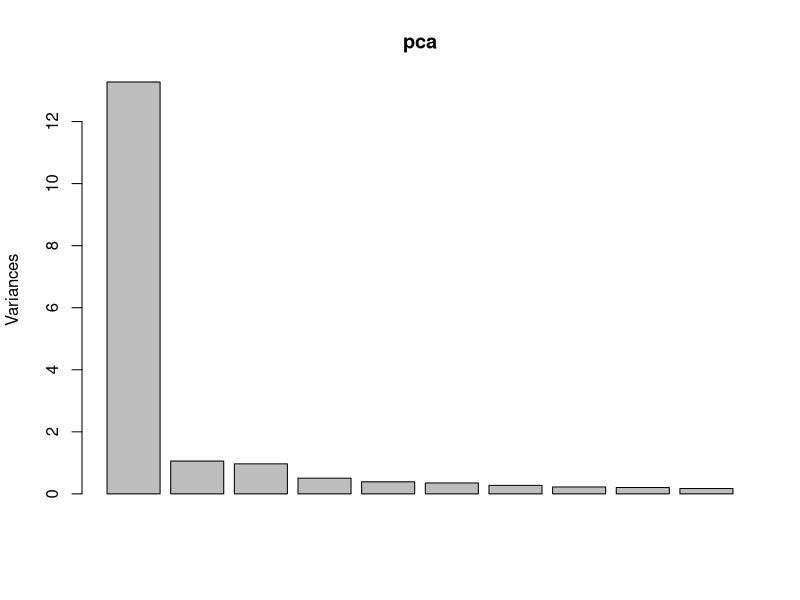
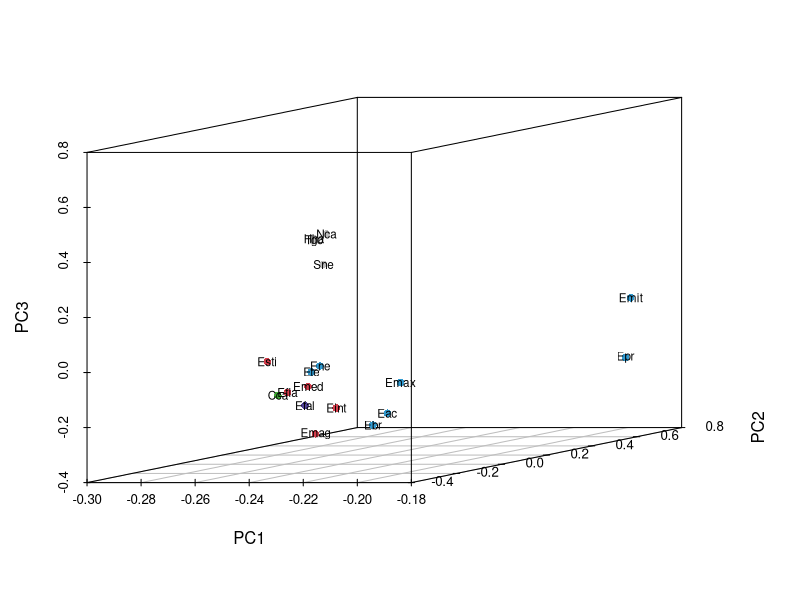

These figures' R source, in order:
#install.packages("scatterplot3d")

setwd("E:\1-Analysis_Record/Eimeria-Genome/pathway_analysis/")
df <- read.table("pca-gene-ratio-input.txt",header = T,row.names = 1)

data <- df[which(rowSums(df) > 0.3),]
condition <- factor(c(rep("Rabbit",5),rep("Mouse",1),rep("Human",1),rep("Avian",7),rep("Others",4)))
coldata <-data.frame(row.names = colnames(data),condition)

pca <- prcomp(data,scale = T)
summary(pca)
plot(pca)
loadings <- pca$rotation


library(scatterplot3d)
cols <- c(rep("#d53f4d",5),rep("#524398",1), rep("#40af35",1), rep("#319ad0",7), rep("grey",4))

p1 = scatterplot3d(loadings[,1:3],angle=15,color = cols, pch = 16)
text(p1$xyz.convert(loadings[,1:3]), labels = rownames(loadings),
     cex= 0.7, col = "black")
legend("bottom", legend = levels(coldata$condition),
       col = c("#319ad0","#524398","#40af35","grey","#d53f4d"), pch = 16,inset = -0.5,xpd = TRUE, horiz = TRUE)
